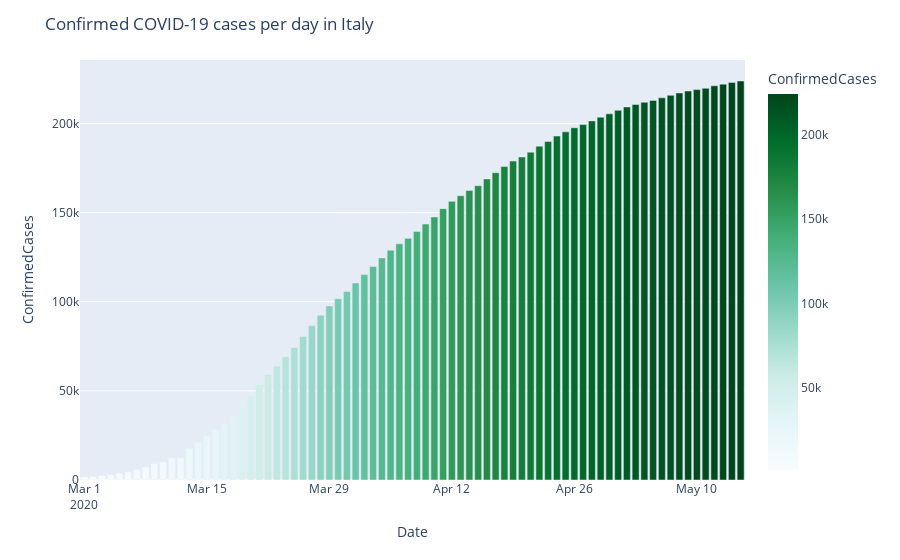

The cell this chart's notebook holds for it:
### Markdown cell above
From this graph we can say that,with in short period of time virus has spread more in US and kept in 1st place

### Code cell
df_by_date = pd.DataFrame(train.fillna('NA').groupby(['Country_Region','Date'])['ConfirmedCases'].sum().sort_values().reset_index())

fig = px.bar(df_by_date.loc[(df_by_date['Country_Region'] == 'Italy') &(df_by_date.Date >= '2020-03-01')].sort_values('ConfirmedCases',ascending = False), 
             x='Date', y='ConfirmedCases', color="ConfirmedCases", color_continuous_scale=px.colors.sequential.BuGn)
fig.update_layout(title_text='Confirmed COVID-19 cases per day in Italy')
fig.show()
